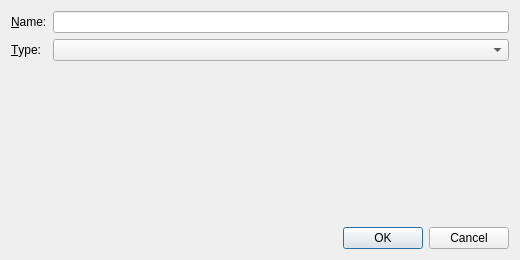
<?xml version="1.0" encoding="UTF-8"?>
<ui version="4.0">
 <class>ExampleDialog</class>
 <widget class="QDialog" name="ExampleDialog">
  <property name="geometry">
   <rect>
    <x>0</x>
    <y>0</y>
    <width>520</width>
    <height>260</height>
   </rect>
  </property>
  <property name="windowTitle">
   <string>Example</string>
  </property>
  <layout class="QVBoxLayout" name="mainLayout">
   <item>
    <layout class="QFormLayout" name="formLayout">
     <item row="0" column="0">
      <widget class="QLabel" name="nameLabel">
       <property name="text">
        <string>&amp;Name:</string>
       </property>
       <property name="buddy">
        <cstring>nameEdit</cstring>
       </property>
      </widget>
     </item>
     <item row="0" column="1">
      <widget class="QLineEdit" name="nameEdit"/>
     </item>
     <item row="1" column="0">
      <widget class="QLabel" name="typeLabel">
       <property name="text">
        <string>&amp;Type:</string>
       </property>
       <property name="buddy">
        <cstring>typeCombo</cstring>
       </property>
      </widget>
     </item>
     <item row="1" column="1">
      <widget class="QComboBox" name="typeCombo"/>
     </item>
    </layout>
   </item>
   <item>
    <spacer name="verticalSpacer">
     <property name="orientation">
      <enum>Qt::Vertical</enum>
     </property>
     <property name="sizeHint" stdset="0">
      <size>
       <width>20</width>
       <height>40</height>
      </size>
     </property>
    </spacer>
   </item>
   <item>
    <widget class="QDialogButtonBox" name="buttonBox">
     <property name="orientation">
      <enum>Qt::Horizontal</enum>
     </property>
     <property name="standardButtons">
      <set>QDialogButtonBox::Cancel|QDialogButtonBox::Ok</set>
     </property>
    </widget>
   </item>
  </layout>
 </widget>
 <tabstops>
  <tabstop>nameEdit</tabstop>
  <tabstop>typeCombo</tabstop>
 </tabstops>
 <resources/>
 <connections>
  <connection>
   <sender>buttonBox</sender>
   <signal>accepted()</signal>
   <receiver>ExampleDialog</receiver>
   <slot>accept()</slot>
  </connection>
  <connection>
   <sender>buttonBox</sender>
   <signal>rejected()</signal>
   <receiver>ExampleDialog</receiver>
   <slot>reject()</slot>
  </connection>
 </connections>
</ui>
